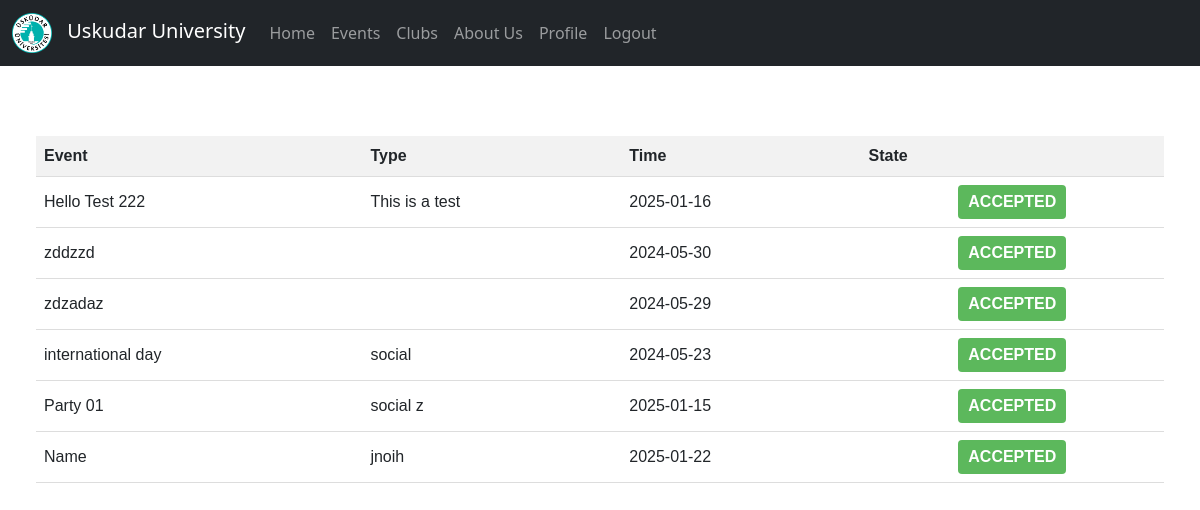
The page /student/event on the database as committed earlier.
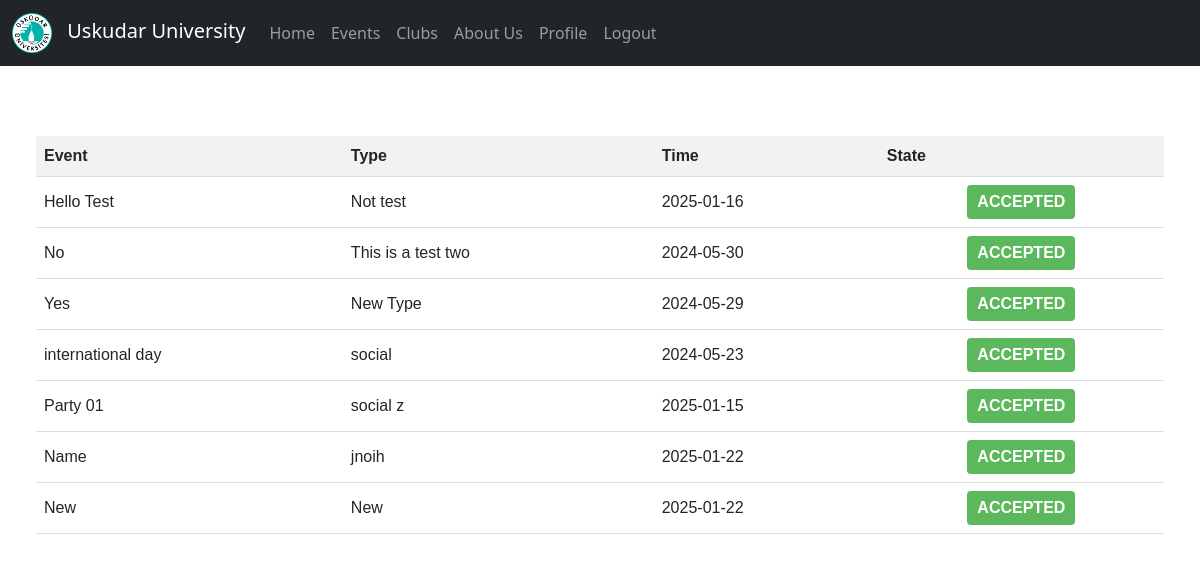
The same page on the database as committed later.
### student_clubs/models.py (models this page shows)
class Event(models.Model):
    event_id = models.AutoField(primary_key=True)
    event_name = models.CharField(max_length=255)
    event_type = models.CharField(max_length=255)
    event_date = models.DateTimeField()
    event_status = models.TextChoices("Approved", "Declined")
    event_hall = models.CharField(max_length=255)
    event_description = models.CharField(max_length=1000)

### student_clubs/views.py (the view)
# urls.py: path('student/event', StudentEvent.as_view(), name="student_event"),
class StudentEvent(ListView, LoginRequiredMixin):
    model = Event
    template_name = 'student_events.html'
    context_object_name = 'events'
    def get_queryset(self):
        return Event.objects.all()

### student_clubs/templates/student_events.html (shortened to what this page needs)
{% include 'navbar.html' %}
{%block content%}
<div class="event-table-container">
    <table class="event-table">
        <thead>
          <tr>
            <th>Event</th>
            <th>Type</th>
            <th>Time</th>
            <th>State</th>
          </tr>
        </thead>
 <tbody>
{% for event in events %}
<tr>
  <td>{{ event.event_name }}</td>
  <td>{{ event.event_type }}</td>
  <td>{{event.event_date|date:"Y-m-d"}}</td>
  <td><span class="state accepted">Accepted</span></td>
</tr>
</div>
{% endfor %}
{%endblock%}

Rows that differ between the two databases and show on the page:
changed Event: event_name "Hello Test 222" → "Hello Test"; event_type "This is a test" → "Not test"
changed Event: event_name "zddzzd" → "No"; event_type (not shown) → "This is a test two"
changed Event: event_name "zdzadaz" → "Yes"; event_type (not shown) → "New Type"
added Event: event_name "New", event_type "New", event_date "2025-01-22"
